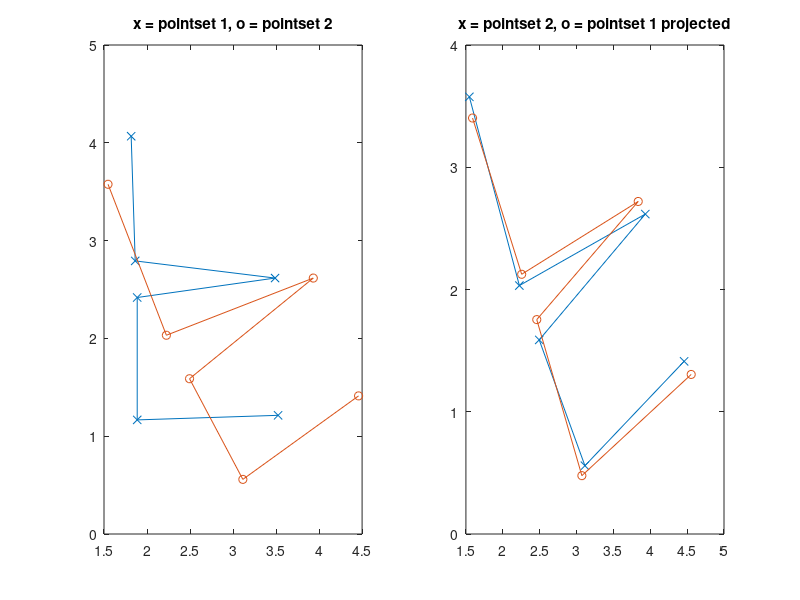

Write MATLAB code to recreate this figure.
% Author: <njoffe@ucsd.edu> Nitay Joffe
% Date: 11/21/2006
% Class: CSE 166 - Image Processing
% Homework: 6
% Problem: 1 - Estimating Affine Transformations
clear;

% (a) Plot the two pointsets on the same set of axes. Use the 'x-'
%     pointmarker/linetype for the first set and 'o-' for the second.
set_1_x = [1.8158,1.8626,3.4883,1.8860,1.8860,3.5234];
set_1_y = [4.0673,2.7924,2.6170,2.4181,1.1667,1.2135];
set_1 = [set_1_x;
         set_1_y];

set_2_x = [1.5468,2.2251,3.9327,2.4942,3.1140,4.4591];
set_2_y = [3.5760,2.0322,2.6170,1.5877,0.5585,1.4123];
set_2 = [set_2_x;
         set_2_y];

% (b) Solve for the least-squares affine transform (consisting of a 2 x 2 matrix
%     A and a 2 x 1 translation vector t) that maps the first pointset onto the
%     second. Display the values you obtain for A and t.
set_1_homogeneous = [set_1;
                     ones(1,size(set_1,2));];
set_2_homogeneous = [set_2;
                     ones(1,size(set_2,2));];
A = set_2_homogeneous / set_1_homogeneous;
t_x = A(1,3);
t_y = A(2,3);
t = [t_x;
     t_y]
A = A(1:2,1:2)

% (c) Use the estimated affine transform to align the two pointsets, and make a
%     plot to show the alignment. Compute and display the sum of the squared
%     Euclidean distances between the corresponding point pairs before and
%     after alignment.
set_1_projected = A * set_1;
set_1_projected_x = set_1_projected(1,:) + t_x;
set_1_projected_y = set_1_projected(2,:) + t_y;

distance_before_alignment = sum(sqrt((set_1_x-set_2_x).^2+(set_1_y-set_2_y).^2))
distance_after_alignment = sum(sqrt((set_1_projected_x-set_2_x).^2+(set_1_projected_y-set_2_y).^2))


figure;
subplot(1,2,1);
plot(set_1_x,set_1_y,'x-');
hold;
plot(set_2_x,set_2_y,'o-');
title('x = pointset 1, o = pointset 2');
subplot(1,2,2);
plot(set_2_x,set_2_y,'x-');
hold;
plot(set_1_projected_x,set_1_projected_y,'o-');
title('x = pointset 2, o = pointset 1 projected');
